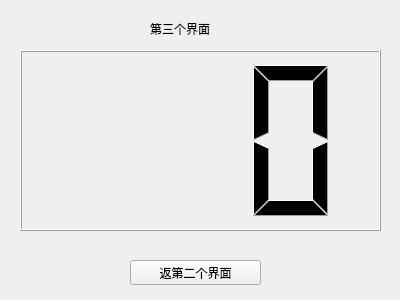
<?xml version="1.0" encoding="UTF-8"?>
<ui version="4.0">
 <class>ThirdForm</class>
 <widget class="QWidget" name="ThirdForm">
  <property name="geometry">
   <rect>
    <x>0</x>
    <y>0</y>
    <width>400</width>
    <height>300</height>
   </rect>
  </property>
  <property name="windowTitle">
   <string>Form</string>
  </property>
  <widget class="QPushButton" name="pushButton">
   <property name="geometry">
    <rect>
     <x>130</x>
     <y>260</y>
     <width>131</width>
     <height>25</height>
    </rect>
   </property>
   <property name="text">
    <string>返第二个界面</string>
   </property>
  </widget>
  <widget class="QLCDNumber" name="lcdNumber">
   <property name="geometry">
    <rect>
     <x>20</x>
     <y>50</y>
     <width>361</width>
     <height>181</height>
    </rect>
   </property>
   <property name="digitCount">
    <number>3</number>
   </property>
  </widget>
  <widget class="QLabel" name="label">
   <property name="geometry">
    <rect>
     <x>150</x>
     <y>20</y>
     <width>91</width>
     <height>17</height>
    </rect>
   </property>
   <property name="text">
    <string>第三个界面</string>
   </property>
  </widget>
 </widget>
 <resources/>
 <connections/>
</ui>
